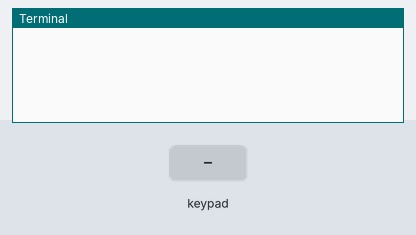
A program run on a simulated Raspberry Pi (BCM pin numbers). Shown: the last lines printed to the terminal. The inputs (shaded band) are chosen by the test bench.

Above: at 1.2 s.
1.3 s: key '1' pressed
At 2.2 s:
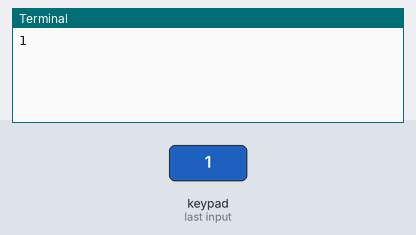
2.9 s: keypad keys 1 2 # pressed 0.4 s apart
At 5.0 s:
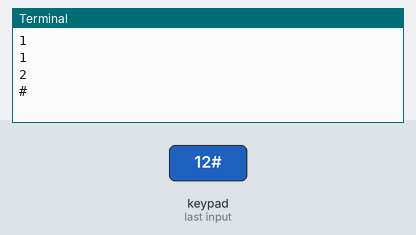
5.6 s: key '*' pressed
At 6.2 s:
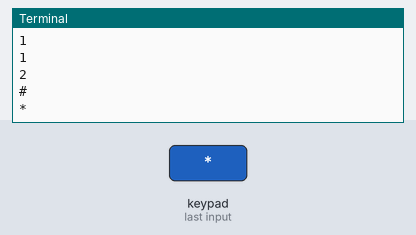
7.2 s: keypad keys 2 5 pressed 0.4 s apart
At 9.1 s:
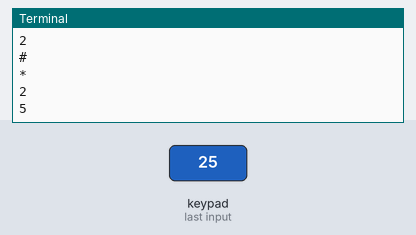
Timing chart, 0 to 10.5 s (numbered marks = the images above; inputs shaded):
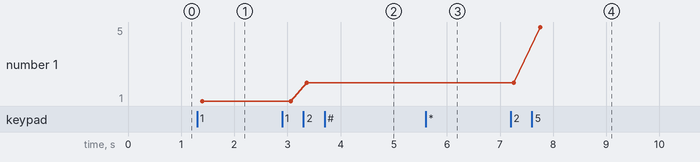

Measured:
- after the input at 1.3 s, the terminal: prints a new line after 0.10 s (image 1)
- after the input at 2.9 s, the terminal: prints a new line after 0.46 s (image 2)
- after the input at 5.6 s, the terminal: prints a new line after 0.15 s (image 3)
- after the input at 7.2 s, the terminal: prints a new line after 0.06 s (image 4)
- plotted number 1: 1 → 2 after the input at 2.9 s, 2 → 5 after the input at 7.2 s

The program:

keypad.py
```python
import RPi.GPIO as GPIO
import time

GPIO.setmode(GPIO.BCM)
GPIO.setwarnings(False)
Matrix = [[1,2,3],[4,5,6],[7,8,9],['*',0,'#']]

Row = [18,23,24,25]
Col = [5,6,13]

for j in range(3):
    GPIO.setup(Col[j],GPIO.OUT)
    GPIO.output(Col[j],1)

for i in range(4):
    GPIO.setup(Row[i],GPIO.IN,pull_up_down = GPIO.PUD_UP)

try:
    while True:
        time.sleep(0.2)
        for j in range(3):
            GPIO.output(Col[j],0)
            for i in range(4):
                if (not GPIO.input(Row[i])):
                    print Matrix[i][j]
                    while(not GPIO.input(Row[i])):
                        pass
            GPIO.output(Col[j],1)
except KeyboardInterrupt:
    GPIO.cleanup()
```
